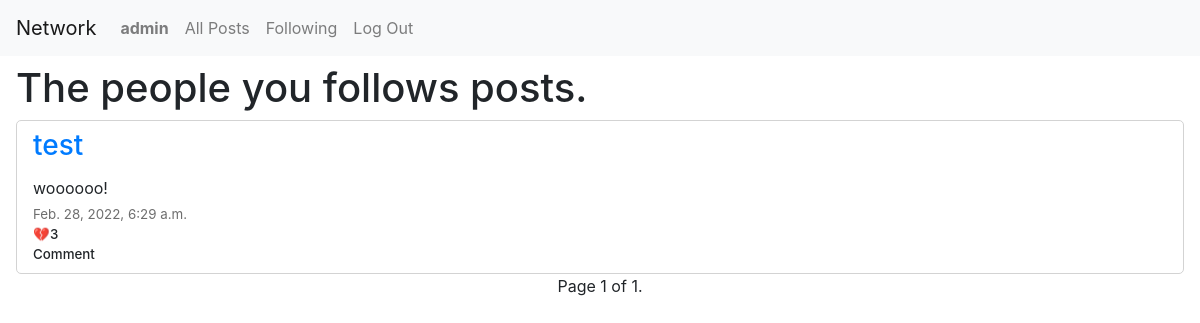
Before: /following (signed in) with the older database file.
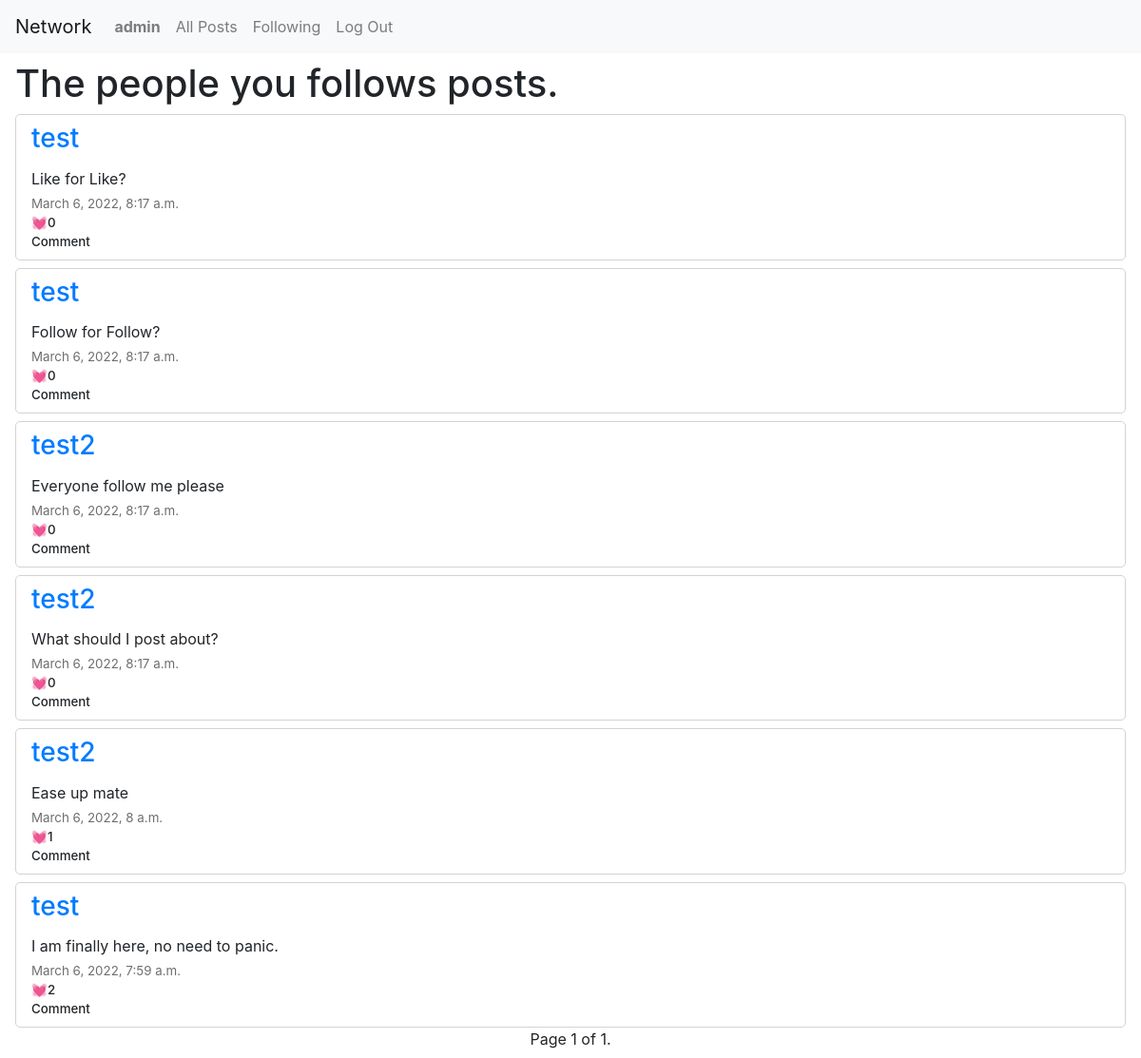
After: the same page with the newer database file.
### network/models.py (models this page shows, shortened)
class User(AbstractUser):
    def __str__(self):
        return f"ID:{self.id} - {self.username} | {self.email}"

class Post(models.Model):
    user = models.ForeignKey("User", on_delete=models.CASCADE, related_name="posts")
    body = models.TextField(blank=True)
    timestamp = models.DateTimeField(auto_now_add=True)
    likes = models.ManyToManyField(User)

### network/views.py (the view)
# urls.py: path("following", views.following, name="following"),
@login_required
def following(request):
    following = Follower.objects.filter(followers=request.user)
    a = []
    for people in following:
        b = Post.objects.filter(user=people.user)
        for post in b:
            a.append(post)
    posts = sorted(a, key=lambda d: d.timestamp, reverse = True)
    pages = Paginator(posts, 10)
    page_number = request.GET.get('page')
    page_obj = pages.get_page(page_number)
    return render(request, "network/following.html", {
        "page_obj": page_obj,
    })

### network/templates/network/following.html (shortened to what this page needs)
{% extends "network/layout.html" %}
{% load static %}
{% block body %}
<div id="heading">
<h1>The people you follows posts.</h1>
</div>
    <div id="posts">
        {% for post in page_obj %}
        <div id="{{ post.id  }}" class="post">
            <div class="postName"><a href="{% url 'profile' post.user.username %}"><h3>{{ post.user.username }}</h3></a></div>
            <div class="postText">{{ post.body }}</div>
            <div class="postTimestamp">{{ post.timestamp }}</div>
            <div class="postLikes"><span class="like">{% if user in post.likes.all %}&#128148;{% else %}&#128147;{% endif %}</span><div class="likes">{{ post.likes.count }}</div></div>
            <div class="postComment">Comment</div>
        </div>
        {% endfor %}
    </div>
    <div class="pagination">
        <span class="step-links">
            <span class="current">
                Page {{ page_obj.number }} of {{ page_obj.paginator.num_pages }}.
            </span>
        </span>
    </div>
{% endblock %}

### network/templates/network/layout.html (shortened to what this page needs)
{% load static %}
<!DOCTYPE html>
<html lang="en">
    <head>
        <link rel="stylesheet" href="https://stackpath.bootstrapcdn.com/bootstrap/4.4.1/css/bootstrap.min.css">
        <link href="{% static 'network/styles.css' %}" rel="stylesheet">
    </head>
    <body>
        <nav class="navbar navbar-expand-lg navbar-light bg-light">
            <a class="navbar-brand" href="{% url 'index' %}">Network</a>
            <div>
              <ul class="navbar-nav mr-auto">
                {% if user.is_authenticated %}
                    <li class="nav-item">
                        <a class="nav-link" href="{% url 'profile' user.username %}"><strong>{{ user.username }}</strong></a>
                    </li>
                {% endif %}
                <li class="nav-item">
                  <a class="nav-link" href="{% url 'index' %}">All Posts</a>
                </li>
                {% if user.is_authenticated %}
                    <li class="nav-item">
                        <a class="nav-link" href="{% url 'following' %}">Following</a>
                    </li>
                    <li class="nav-item">
                        <a class="nav-link" href="{% url 'logout' %}">Log Out</a>
                    </li>
                {% endif %}
              </ul>
            </div>
          </nav>
        <div class="body">
            {% block body %}
            {% endblock %}
        </div>
    </body>
</html>

### network/static/network/styles.css (style rules this page uses)
.body { margin: 0.5rem 1rem; }
.pagination { justify-content: center; }
.post { display: flex; flex-direction: column; border: 1px solid lightgray; border-radius: 5px; padding: 0.5rem 1rem; margin-top: 0.5rem; }
.postEdit, .like, .postComment { cursor: pointer; }
.postEdit, .postComment, .postLikes { font-size: smaller; font-weight: 500; }
.postTimestamp { font-size: smaller; color: rgb(110, 110, 110); }
.likes { display: inline-block; }
.postText { margin-top: 5px; margin-bottom: 5px; white-space: pre-line; }

Changed rows visible on the page:
removed Post: user.username "test", body "woooooo!", timestamp "Feb. 28, 2022, 6:29 a.m.", likes.count "3"
added Post: user.username "test", body "Like for Like?", timestamp "March 6, 2022, 8:17 a.m.", likes.count "0"
added Post: user.username "test", body "Follow for Follow?", timestamp "March 6, 2022, 8:17 a.m.", likes.count "0"
added Post: user.username "test2", body "Everyone follow me please", timestamp "March 6, 2022, 8:17 a.m.", likes.count "0"
added Post: user.username "test2", body "What should I post about?", timestamp "March 6, 2022, 8:17 a.m.", likes.count "0"
added Post: user.username "test2", body "Ease up mate", timestamp "March 6, 2022, 8 a.m.", likes.count "1"
added Post: user.username "test", body "I am finally here, no need to panic.", timestamp "March 6, 2022, 7:59 a.m.", likes.count "2"
